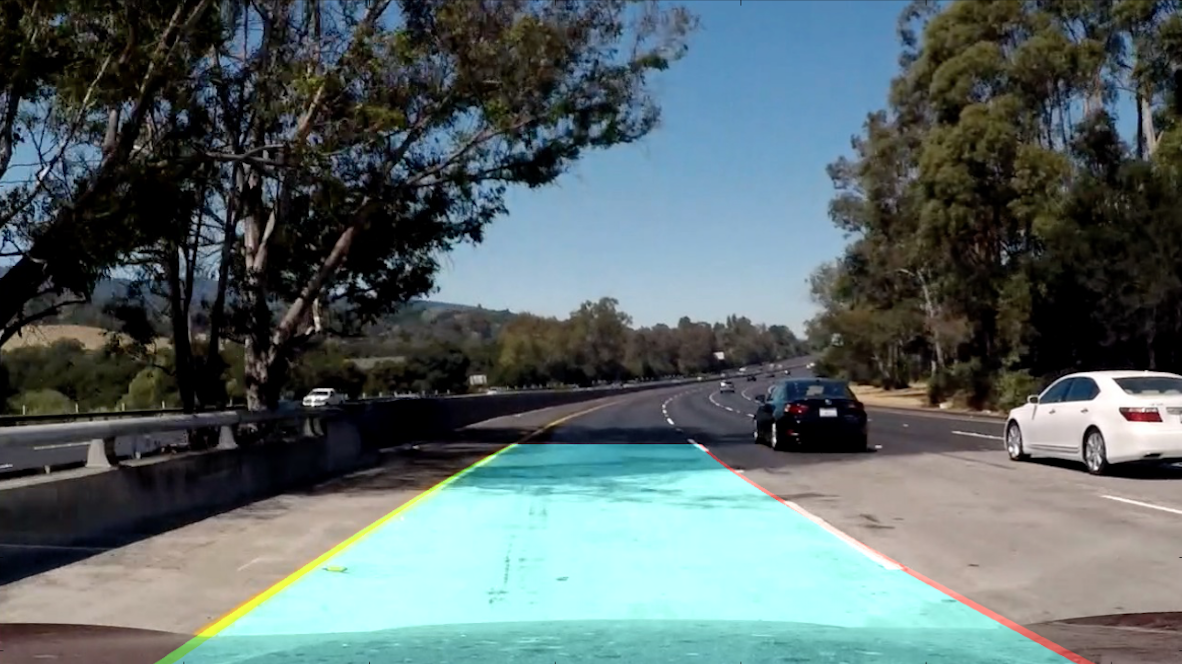
#> input picture img1.png, 1182 x 664 px
$ jupyter execute --allow-errors YOLO_try.ipynb   (shell and % lines are left out)   (older library calls are emulated)
#> lines starting #> are read from the running program, lines starting #| are printed output that depends on the picture
### YOLO_small_tf.py
import numpy as np
import tensorflow as tf
import cv2
import time
import sys

class YOLO_TF:
	fromfile = None
	tofile_img = 'test/output.jpg'
	tofile_txt = 'test/output.txt'
	imshow = True
	filewrite_img = False
	filewrite_txt = False
	return_img = False
	disp_console = True
	weights_file = 'weights/YOLO_small.ckpt'
	alpha = 0.1
	threshold = 0.2
	iou_threshold = 0.5
	num_class = 20
	num_box = 2
	grid_size = 7
	classes =  ["aeroplane", "bicycle", "bird", "boat", "bottle", "bus", "car", "cat", "chair", "cow", "diningtable", "dog", "horse", "motorbike", "person", "pottedplant", "sheep", "sofa", "train","tvmonitor"]

	w_img = 640
	h_img = 480

	def __init__(self,argvs = []):
		self.argv_parser(argvs)
		self.build_networks()
		if self.fromfile is not None: self.detect_from_file(self.fromfile)
	def argv_parser(self,argvs):
		for i in range(1,len(argvs),2):
			if argvs[i] == '-fromfile' : self.fromfile = argvs[i+1]
			if argvs[i] == '-tofile_img' : self.tofile_img = argvs[i+1] ; self.filewrite_img = True
			if argvs[i] == '-tofile_txt' : self.tofile_txt = argvs[i+1] ; self.filewrite_txt = True
			if argvs[i] == '-imshow' :
				if argvs[i+1] == '1' :self.imshow = True
				else : self.imshow = False
			if argvs[i] == '-disp_console' :
				if argvs[i+1] == '1' :self.disp_console = True
				else : self.disp_console = False

	def build_networks(self):
		if self.disp_console : print("Building YOLO_small graph...")
		self.x = tf.placeholder('float32',[None,448,448,3])
		self.conv_1 = self.conv_layer(1,self.x,64,7,2)
		self.pool_2 = self.pooling_layer(2,self.conv_1,2,2)
		self.conv_3 = self.conv_layer(3,self.pool_2,192,3,1)
		self.pool_4 = self.pooling_layer(4,self.conv_3,2,2)
		self.conv_5 = self.conv_layer(5,self.pool_4,128,1,1)
		self.conv_6 = self.conv_layer(6,self.conv_5,256,3,1)
		self.conv_7 = self.conv_layer(7,self.conv_6,256,1,1)
		self.conv_8 = self.conv_layer(8,self.conv_7,512,3,1)
		self.pool_9 = self.pooling_layer(9,self.conv_8,2,2)
		self.conv_10 = self.conv_layer(10,self.pool_9,256,1,1)
		self.conv_11 = self.conv_layer(11,self.conv_10,512,3,1)
		self.conv_12 = self.conv_layer(12,self.conv_11,256,1,1)
		self.conv_13 = self.conv_layer(13,self.conv_12,512,3,1)
		self.conv_14 = self.conv_layer(14,self.conv_13,256,1,1)
		self.conv_15 = self.conv_layer(15,self.conv_14,512,3,1)
		self.conv_16 = self.conv_layer(16,self.conv_15,256,1,1)
		self.conv_17 = self.conv_layer(17,self.conv_16,512,3,1)
		self.conv_18 = self.conv_layer(18,self.conv_17,512,1,1)
		self.conv_19 = self.conv_layer(19,self.conv_18,1024,3,1)
		self.pool_20 = self.pooling_layer(20,self.conv_19,2,2)
		self.conv_21 = self.conv_layer(21,self.pool_20,512,1,1)
		self.conv_22 = self.conv_layer(22,self.conv_21,1024,3,1)
		self.conv_23 = self.conv_layer(23,self.conv_22,512,1,1)
		self.conv_24 = self.conv_layer(24,self.conv_23,1024,3,1)
		self.conv_25 = self.conv_layer(25,self.conv_24,1024,3,1)
		self.conv_26 = self.conv_layer(26,self.conv_25,1024,3,2)
		self.conv_27 = self.conv_layer(27,self.conv_26,1024,3,1)
		self.conv_28 = self.conv_layer(28,self.conv_27,1024,3,1)
		self.fc_29 = self.fc_layer(29,self.conv_28,512,flat=True,linear=False)
		self.fc_30 = self.fc_layer(30,self.fc_29,4096,flat=False,linear=False)
		#skip dropout_31
		self.fc_32 = self.fc_layer(32,self.fc_30,1470,flat=False,linear=True)
		self.sess = tf.Session()
		self.sess.run(tf.initialize_all_variables())
		self.saver = tf.train.Saver()
		self.saver.restore(self.sess,self.weights_file)
		if self.disp_console : print("Loading complete!" + '\n')

	# [13 lines left out: function conv_layer, not called in this run]

	def pooling_layer(self,idx,inputs,size,stride):
		if self.disp_console : print('    Layer  %d : Type = Pool, Size = %d * %d, Stride = %d' % (idx,size,size,stride))
		return tf.nn.max_pool(inputs, ksize=[1, size, size, 1],strides=[1, stride, stride, 1], padding='SAME',name=str(idx)+'_pool')

	# [15 lines left out: function fc_layer, not called in this run]

	def detect_from_cvmat(self,img):
		s = time.time()
		self.h_img,self.w_img,_ = img.shape
		img_resized = cv2.resize(img, (448, 448))
		img_RGB = cv2.cvtColor(img_resized,cv2.COLOR_BGR2RGB)
		img_resized_np = np.asarray( img_RGB )
		inputs = np.zeros((1,448,448,3),dtype='float32')
		inputs[0] = (img_resized_np/255.0)*2.0-1.0
		in_dict = {self.x: inputs}
		net_output = self.sess.run(self.fc_32,feed_dict=in_dict)
		self.result = self.interpret_output(net_output[0])
		if self.return_img :
			return(self.show_results(img,self.result))
		else :
			self.show_results(img,self.result)
		strtime = str(time.time()-s)
		if self.disp_console : print('Elapsed time : ' + strtime + ' secs' + '\n')


	# [113 lines left out: functions detect_from_file, detect_from_crop_sample, interpret_output, show_results, iou, not called in this run]

	def training(self): #TODO add training function!
		return None


def main(argvs):
	yolo = YOLO_TF(argvs)
	cv2.waitKey(1000)


# [2 lines that do not run on import are left out]

### YOLO_try.ipynb
[cell 1]
import numpy as np
import cv2, os
import matplotlib.pyplot as plt
import matplotlib.image as mpimg
import time

[cell 2]
import YOLO_small_tf
yolo = YOLO_small_tf.YOLO_TF()
#> (the call stopped at in build_networks, `self.x = tf.placeholder('float32',[None,448,448,3])`: tensorflow is not available in this run)

[cell 3]
yolo.imshow = False
yolo.filewrite_img = False
yolo.disp_console = False
yolo.return_img = True
def pipeline(cvmat):
    return yolo.detect_from_cvmat(cvmat)

[cell 4]
image = cv2.imread('img1.png')
#> image is the input picture: shape (664, 1182, 3); mean B, G, R 104.1, 103.2, 89
#> (the rest of this cell did not finish here and is left out)

#> in detect_from_cvmat, `img_resized = cv2.resize(img, (448, 448))`:
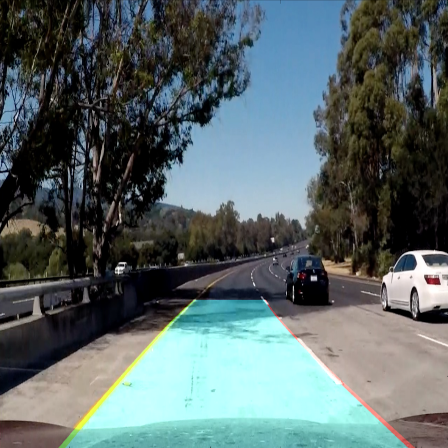
#> img_resized: shape (448, 448, 3); mean B, G, R 104, 103.1, 88.8

plt.imshow(result);

[cell 5]
# Import everything needed to edit/save/watch video clips
from moviepy.editor import VideoFileClip
from IPython.display import HTML

project_output = 'time_laps_result.mp4'
#> (the rest of this cell did not finish here and is left out)

[cell 6]
# Import everything needed to edit/save/watch video clips
from moviepy.editor import VideoFileClip
from IPython.display import HTML

project_output = 'project_video_marked_result.mp4'
#> (the rest of this cell did not finish here and is left out)
